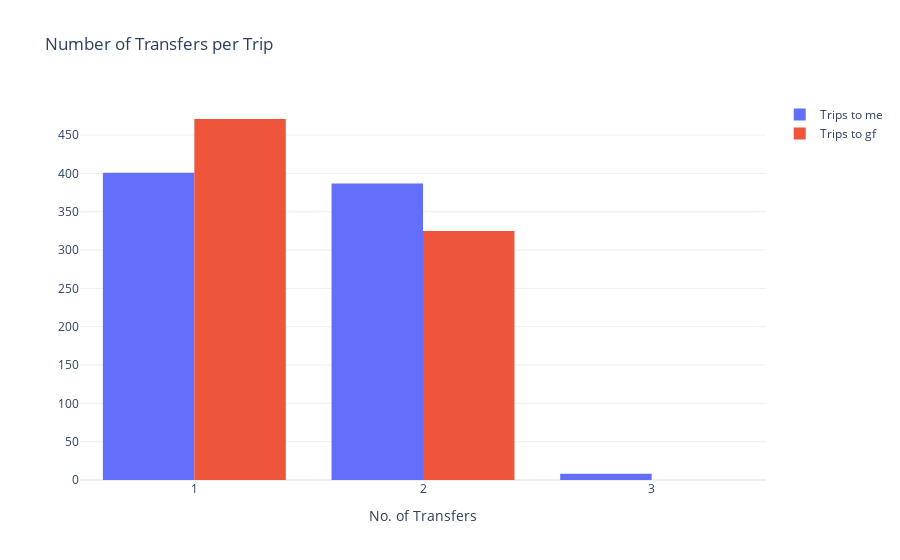

Write notebook code for a chart like this one.
### Code cell
fig = go.Figure()

fig.add_trace(go.Histogram(
    x = instr_to_gf_transfers.values,
    name = 'Trips to me'
))

fig.add_trace(go.Histogram(
    x = instr_to_me_transfers.values,
    name = 'Trips to gf'
))

fig.update_layout(
    title = 'Number of Transfers per Trip',
    xaxis_title = 'No. of Transfers',
    template = 'plotly_white'
)

### Figure 1 — Plotly figure (JSON) as saved in the notebook; plotly's stock layout.template omitted (floating-point values rounded to 4 significant figures; data arrays with more than 128 entries replaced by an {"elided": "..."} marker saying what was removed)
{"data": [{"name": "Trips to me", "type": "histogram", "x": {"elided": "796 int values"}}, {"name": "Trips to gf", "type": "histogram", "x": {"elided": "796 int values"}}], "layout": {"title": {"text": "Number of Transfers per Trip"}, "xaxis": {"title": {"text": "No. of Transfers"}}}}
